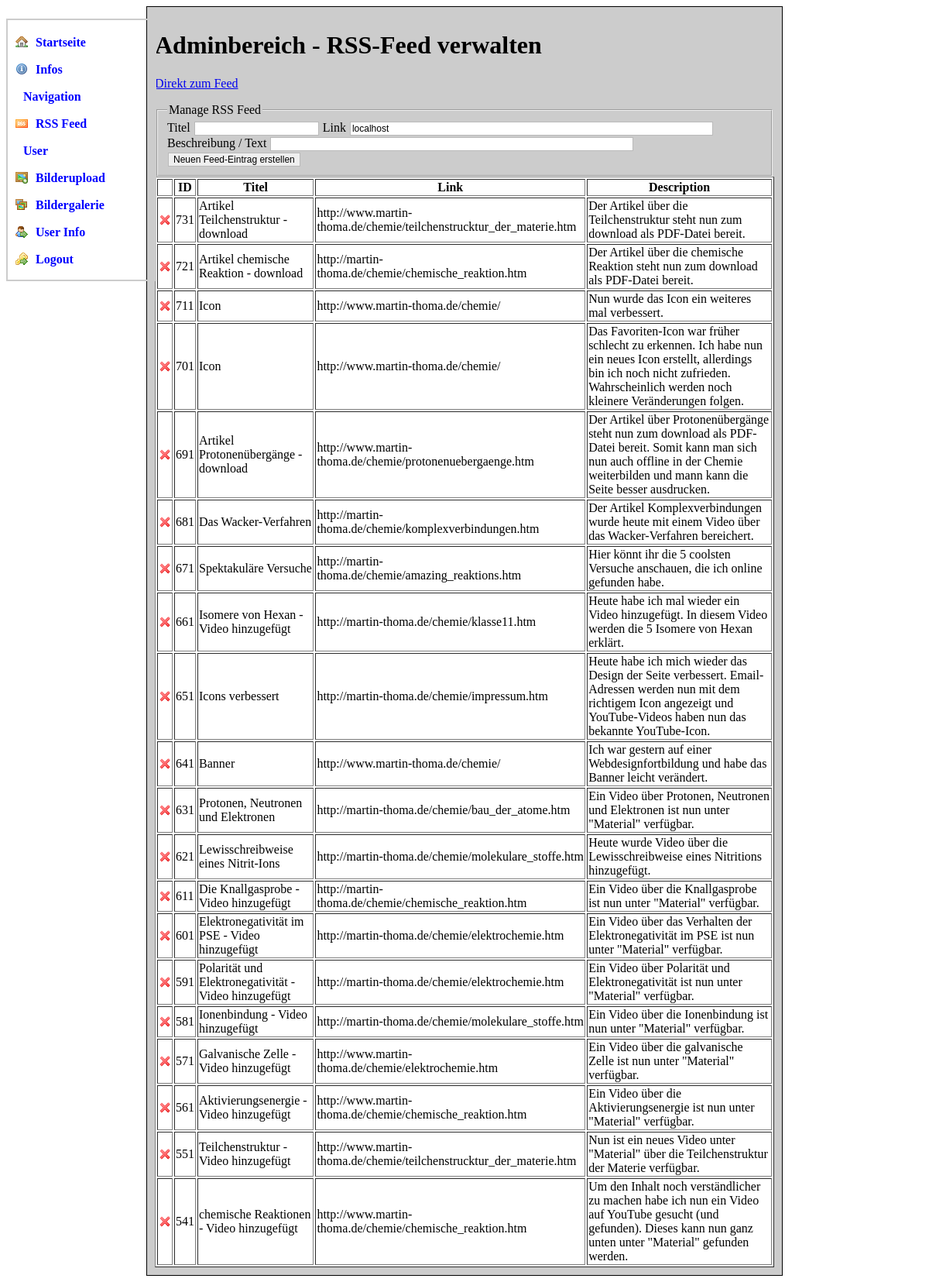
/admin/manage_rss.php (signed in), run on the app's committed database.
### tables this page shows
CREATE TABLE IF NOT EXISTS `navigation` (
  `id` int(11) NOT NULL AUTO_INCREMENT,
  `in_id` int(11) DEFAULT NULL,
  `type` varchar(30) NOT NULL DEFAULT 'Admin-Navigation',
  `url` varchar(255) NOT NULL,
  `title` varchar(30) NOT NULL,
  `attribute` varchar(100) NOT NULL,
  PRIMARY KEY (`id`)
);

CREATE TABLE IF NOT EXISTS `rss_feed` (
  `id` int(11) NOT NULL AUTO_INCREMENT,
  `title` varchar(100) NOT NULL,
  `link` varchar(255) NOT NULL DEFAULT 'http://www.martin-thoma.de/chemie/',
  `description` varchar(255) NOT NULL,
  `pubDate` int(11) NOT NULL,
  PRIMARY KEY (`id`)
);

### admin/manage_rss.php (the view, shortened to what this page needs)
<!DOCTYPE html PUBLIC "-//W3C//DTD XHTML 1.0 Transitional//EN" "http://www.w3.org/TR/xhtml1/DTD/xhtml1-transitional.dtd">
<html xmlns="http://www.w3.org/1999/xhtml" >
<head>
    <link rel="stylesheet" type="text/css" href="style/cms.css"  media="screen" />
</head>
<body>
<ul id="nav">
<?
$sql	= "SELECT * FROM navigation WHERE type='Admin-Navigation' ORDER BY id ASC";
$result	= mysql_query($sql);
while($row = mysql_fetch_assoc($result)){
    echo '<li '.$row['attribute'].'><a href="'.$row['url'].'">'.$row['title'].'</a></li>';
}
?>
</ul>
<div id="content">
<h1>Adminbereich - RSS-Feed verwalten</h1>
<p><a href="rss.php" target="_blank">Direkt zum Feed</a></p>
<form action="manage_rss.php" method="post">
  <fieldset>
    <legend>Manage RSS Feed</legend>
    <label for="title">Titel</label>
    <input type="text" name="title" class="required"/>
    <label for="link">Link</label>
    <input type="text" name="link" class="required" value="<?echo $_SERVER['SERVER_NAME'];?>" size="64"/>
    <label for="description">Beschreibung / Text</label>
    <input type="text" name="description" class="required" size="64"/>
  <input type="submit" value="Neuen Feed-Eintrag erstellen" class="submit" />
  </fieldset>
</form>
<table border="1" style="background-color:#fff;">
<tr><th>&nbsp;</th><th>ID</th><th>Titel</th><th>Link</th><th>Description</th></tr>
<?
$sql		= "SELECT * FROM `rss_feed` ORDER BY id DESC LIMIT 20";
$result		= mysql_query($sql);
while($row = mysql_fetch_assoc($result)){
    $id		= $row['id'];
    $title	= $row['title'];
    $link	= $row['link'];
    $description= $row['description'];
    echo '<tr><td><a href="manage_rss.php?do=delete&id='.$id.'">';
    echo '<img width="16" height="16" src="style/cross.png" alt="L&ouml;schen" title="L&ouml;schen" />';
    echo "</a></td><td>$id</td><td>$title</td><td>$link</td><td>$description</td></tr>";
}
?>
</table>
</div>
</body>
</html>

### admin/style/cms.css (style rules this page uses)
input { color: #000000; border: 1px solid #BABABA; margin: 1px; font: 12px Arial, Helvetica, Verdana, sans-serif; }
img { float : none; border : 0; }
#pic, .user, #logout, #home, #pic_upload, #rss, #infos { padding-left: 16px; }
.user { background: url(user_go.png) no-repeat left center; }
#infos { background: url(information.png) no-repeat left center; }
#rss { background: url(rss.png) no-repeat left center; }
#pic_upload { background: url(photo_add.png) no-repeat left center; }
#pic { background: url(photos.png) no-repeat left center; }
#logout { background: url(key_go.png) no-repeat left center; }
#home { background: url(house.png) no-repeat left center; }
#content { margin : auto; width : 800px; background : #ccc; padding : 10px 10px 10px 10px; border : #000 solid 1px; }
#nav { position: absolute; border: 2px solid #ccc; padding:10px 0 10px 10px; list-style:none; width: 180px; }
#nav a { text-decoration:none; display:block; min-width: 150px; color: blue; font-weight:bold; padding-left: 10px; padding-top:3px; }
#nav li { position:relative; line-height: 2em; }

### data on the page
navigation: shows a picture, title "Startseite"
navigation: shows a picture, title "Infos"
navigation: title "Navigation"
navigation: shows a picture, title "RSS Feed"
navigation: title "User"
navigation: shows a picture, title "Bilderupload"
navigation: shows a picture, title "Bildergalerie"
navigation: shows a picture, title "User Info"
navigation: shows a picture, title "Logout"
rss_feed: id "731", title "Artikel Teilchenstruktur - download", link "http://www.martin-thoma.de/chemie/teilchenstrucktur_der_materie.htm", description "Der Artikel über die Teilchenstruktur steht nun zum download als PDF-Datei bereit."
rss_feed: id "721", title "Artikel chemische Reaktion - download", link "http://martin-thoma.de/chemie/chemische_reaktion.htm", description "Der Artikel über die chemische Reaktion steht nun zum download als PDF-Datei bereit."
rss_feed: id "711", title "Icon", link "http://www.martin-thoma.de/chemie/", description "Nun wurde das Icon ein weiteres mal verbessert."
rss_feed: id "701", title "Icon", link "http://www.martin-thoma.de/chemie/", description "Das Favoriten-Icon war früher schlecht zu erkennen. Ich habe nun ein neues Icon erstellt, allerdings bin ich noch nicht zufrieden. Wahrscheinlich werden noch kleinere Veränderungen folgen."
rss_feed: id "691", title "Artikel Protonenübergänge - download", link "http://www.martin-thoma.de/chemie/protonenuebergaenge.htm", description "Der Artikel über Protonenübergänge steht nun zum download als PDF-Datei bereit. Somit kann man sich nun auch offline in der Chemie weiterbilden und mann kann die Seite besser ausdrucken."
rss_feed: id "681", title "Das Wacker-Verfahren", link "http://martin-thoma.de/chemie/komplexverbindungen.htm", description "Der Artikel Komplexverbindungen wurde heute mit einem Video über das Wacker-Verfahren bereichert."
rss_feed: id "671", title "Spektakuläre Versuche", link "http://martin-thoma.de/chemie/amazing_reaktions.htm", description "Hier könnt ihr die 5 coolsten Versuche anschauen, die ich online gefunden habe."
rss_feed: id "661", title "Isomere von Hexan - Video hinzugefügt", link "http://martin-thoma.de/chemie/klasse11.htm", description "Heute habe ich mal wieder ein Video hinzugefügt. In diesem Video werden die 5 Isomere von Hexan erklärt."
rss_feed: id "651", title "Icons verbessert", link "http://martin-thoma.de/chemie/impressum.htm", description "Heute habe ich mich wieder das Design der Seite verbessert. Email-Adressen werden nun mit dem richtigem Icon angezeigt und YouTube-Videos haben nun das bekannte YouTube-Icon."
rss_feed: id "641", title "Banner", link "http://www.martin-thoma.de/chemie/", description "Ich war gestern auf einer Webdesignfortbildung und habe das Banner leicht verändert."
rss_feed: id "631", title "Protonen, Neutronen und Elektronen", link "http://martin-thoma.de/chemie/bau_der_atome.htm", description "Ein Video über Protonen, Neutronen und Elektronen ist nun unter \"Material\" verfügbar."
rss_feed: id "621", title "Lewisschreibweise eines Nitrit-Ions", link "http://martin-thoma.de/chemie/molekulare_stoffe.htm", description "Heute wurde Video über die Lewisschreibweise eines Nitritions hinzugefügt."
rss_feed: id "611", title "Die Knallgasprobe - Video hinzugefügt", link "http://martin-thoma.de/chemie/chemische_reaktion.htm", description "Ein Video über die Knallgasprobe ist nun unter \"Material\" verfügbar."
rss_feed: id "601", title "Elektronegativität im PSE - Video hinzugefügt", link "http://martin-thoma.de/chemie/elektrochemie.htm", description "Ein Video über das Verhalten der Elektronegativität im PSE ist nun unter \"Material\" verfügbar."
rss_feed: id "591", title "Polarität und Elektronegativität - Video hinzugefügt", link "http://martin-thoma.de/chemie/elektrochemie.htm", description "Ein Video über Polarität und Elektronegativität ist nun unter \"Material\" verfügbar."
rss_feed: id "581", title "Ionenbindung - Video hinzugefügt", link "http://martin-thoma.de/chemie/molekulare_stoffe.htm", description "Ein Video über die Ionenbindung ist nun unter \"Material\" verfügbar."
rss_feed: id "571", title "Galvanische Zelle - Video hinzugefügt", link "http://www.martin-thoma.de/chemie/elektrochemie.htm", description "Ein Video über die galvanische Zelle ist nun unter \"Material\" verfügbar."
rss_feed: id "561", title "Aktivierungsenergie - Video hinzugefügt", link "http://www.martin-thoma.de/chemie/chemische_reaktion.htm", description "Ein Video über die Aktivierungsenergie ist nun unter \"Material\" verfügbar."
rss_feed: id "551", title "Teilchenstruktur - Video hinzugefügt", link "http://www.martin-thoma.de/chemie/teilchenstrucktur_der_materie.htm", description "Nun ist ein neues Video unter \"Material\" über die Teilchenstruktur der Materie verfügbar."
rss_feed: id "541", title "chemische Reaktionen - Video hinzugefügt", link "http://www.martin-thoma.de/chemie/chemische_reaktion.htm", description "Um den Inhalt noch verständlicher zu machen habe ich nun ein Video auf YouTube gesucht (und gefunden). Dieses kann nun ganz unten unter \"Material\" gefunden werden."
